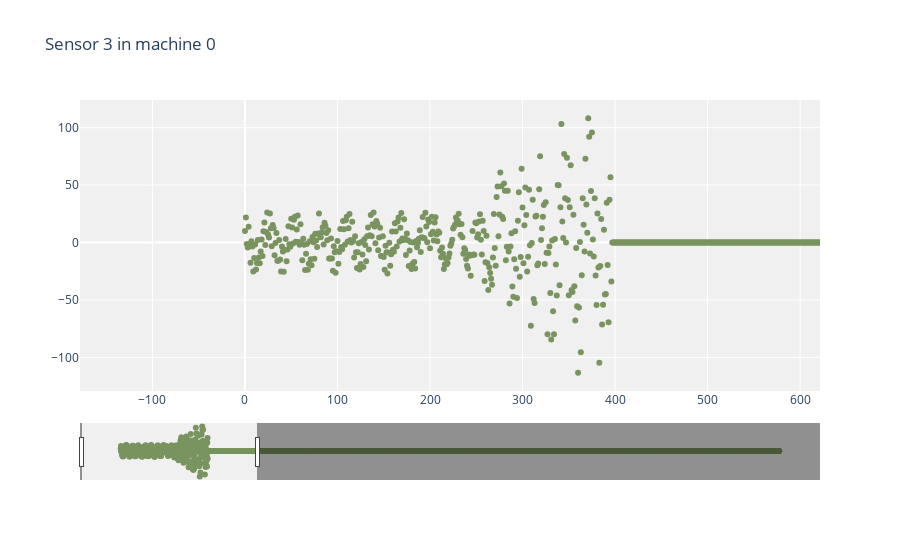

Notebook code cell kept with this figure:
### Code cell
visualize_machine_and_one_sensor_with_plotly(0, 3)

### Figure 1 — Plotly figure (JSON) as saved in the notebook; plotly's stock layout.template omitted (floating-point values rounded to 4 significant figures; data arrays with more than 128 entries replaced by an {"elided": "..."} marker saying what was removed)
{"data": [{"line": {"color": "#79945F"}, "mode": "markers", "name": "AAPL High", "type": "scatter", "x": {"elided": "3000 int values"}, "y": {"elided": "3000 float values"}}], "layout": {"autosize": true, "plot_bgcolor": "#F0F0F0", "title": {"text": "Sensor 3 in machine 0"}, "xaxis": {"autorange": false, "range": [-178.3, 621.5], "rangeslider": {"autorange": true, "range": [-178.3, 3177.0], "visible": true, "yaxis": {"_template": null, "rangemode": "match"}}, "type": "linear"}, "yaxis": {"autorange": true, "range": [-131.0, 125.8], "type": "linear"}}}
